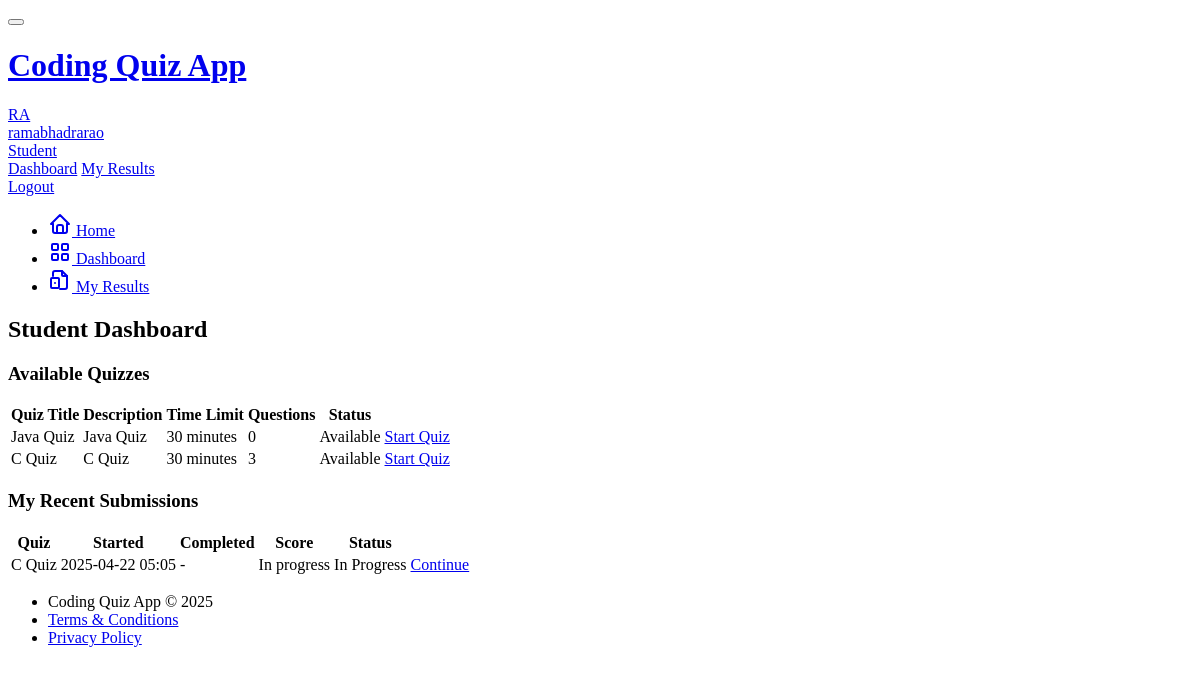
Before: /student/dashboard (signed in) with the older database file.
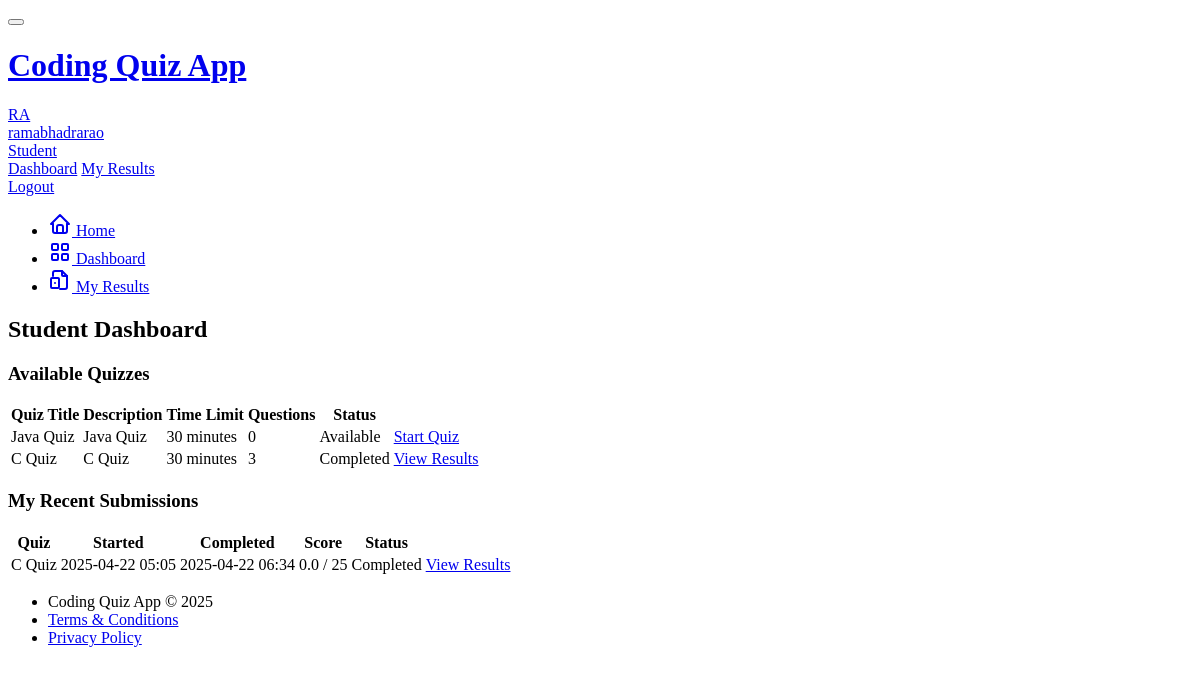
After: the same page with the newer database file.
### models.py (models this page shows, shortened)
class Quiz(db.Model):
    id = db.Column(db.Integer, primary_key=True)
    title = db.Column(db.String(100), nullable=False)
    description = db.Column(db.Text)
    is_active = db.Column(db.Boolean, default=True)
    time_limit = db.Column(db.Integer, default=30)  # minutes
    created_at = db.Column(db.DateTime, default=datetime.utcnow)
    updated_at = db.Column(db.DateTime, default=datetime.utcnow, onupdate=datetime.utcnow)
    author_id = db.Column(db.Integer, db.ForeignKey('user.id'))
    questions = db.relationship('Question', backref='quiz', lazy='dynamic', cascade='all, delete-orphan')
    submissions = db.relationship('Submission', backref='quiz', lazy='dynamic')

class Submission(db.Model):
    id = db.Column(db.Integer, primary_key=True)
    user_id = db.Column(db.Integer, db.ForeignKey('user.id'))
    quiz_id = db.Column(db.Integer, db.ForeignKey('quiz.id'))
    started_at = db.Column(db.DateTime, default=datetime.utcnow)
    completed_at = db.Column(db.DateTime)
    is_completed = db.Column(db.Boolean, default=False)
    score = db.Column(db.Float)
    total_points = db.Column(db.Integer)
    question_submissions = db.relationship('QuestionSubmission', backref='submission', lazy='dynamic', cascade='all, delete-orphan')

### app/routes/student.py (the view)
@student_bp.route('/dashboard')
@login_required
def dashboard():
    active_quizzes = Quiz.query.filter_by(is_active=True).all()
    my_submissions = Submission.query.filter_by(user_id=current_user.id).order_by(Submission.started_at.desc()).all()
    completed_quiz_ids = [s.quiz_id for s in my_submissions if s.is_completed]
    return render_template('student/dashboard.html',
                          active_quizzes=active_quizzes,
                          my_submissions=my_submissions,
                          completed_quiz_ids=completed_quiz_ids,
                          title='Student Dashboard')

### app/templates/student/dashboard.html (shortened to what the changed rows need)
{% extends "base.html" %}
{% block content %}
<div class="row row-cards">
    <div class="col-12">
        <div class="card">
            <div class="card-body">
                {% if active_quizzes %}
                <div class="table-responsive">
                    <table class="table table-vcenter card-table">
                        <thead>
                            <tr>
                                <th>Quiz Title</th>
                                <th>Description</th>
                                <th>Time Limit</th>
                                <th>Questions</th>
                                <th>Status</th>
                                <th class="w-1"></th>
                            </tr>
                        </thead>
                        <tbody>
                            {% for quiz in active_quizzes %}
                            <tr>
                                <td>{{ quiz.title }}</td>
                                <td class="text-muted">
                                    {{ quiz.description|truncate(100) if quiz.description else 'No description' }}
                                </td>
                                <td>{{ quiz.time_limit }} minutes</td>
                                <td>{{ quiz.questions.count() }}</td>
                                <td>
                                    {% if quiz.id in completed_quiz_ids %}
                                        <span class="badge bg-success">Completed</span>
                                    {% else %}
                                        <span class="badge bg-blue">Available</span>
                                    {% endif %}
                                </td>
                                <td>
                                    {% if quiz.id in completed_quiz_ids %}
                                        {% set submission = my_submissions|selectattr('quiz_id', 'equalto', quiz.id)|selectattr('is_completed', 'equalto', true)|first %}
                                        <a href="{{ url_for('student.view_submission', submission_id=submission.id) }}" class="btn btn-success btn-sm">
                                            View Results
                                        </a>
                                    {% else %}
                                    <a href="{{ url_for('student.start_quiz', quiz_id=quiz.id) }}" class="btn btn-primary btn-sm">
                                        Start Quiz
                                    </a>
                                    {% endif %}
                                </td>
                            </tr>
                            {% endfor %}
                        </tbody>
                    </table>
                </div>
                {% endif %}
            </div>
        </div>
    </div>
    <div class="col-12 mt-3">
        <div class="card">
            <div class="card-body">
                {% if my_submissions %}
                <div class="table-responsive">
                    <table class="table table-vcenter card-table">
                        <thead>
                            <tr>
                                <th>Quiz</th>
                                <th>Started</th>
                                <th>Completed</th>
                                <th>Score</th>
                                <th>Status</th>
                                <th class="w-1"></th>
                            </tr>
                        </thead>
                        <tbody>
                            {% for submission in my_submissions %}
                            <tr>
                                <td>{{ submission.quiz.title }}</td>
                                <td>{{ submission.started_at.strftime('%Y-%m-%d %H:%M') }}</td>
                                <td>
                                    {% if submission.completed_at %}
                                        {{ submission.completed_at.strftime('%Y-%m-%d %H:%M') }}
                                    {% else %}
                                        -
                                    {% endif %}
                                </td>
                                <td>
                                    {% if submission.is_completed %}
                                        {{ "%.1f"|format(submission.score) }} / {{ submission.total_points }}
                                    {% else %}
                                        In progress
                                    {% endif %}
                                </td>
                                <td>
                                    {% if submission.is_completed %}
                                        <span class="badge bg-success">Completed</span>
                                    {% else %}
                                        <span class="badge bg-yellow">In Progress</span>
                                    {% endif %}
                                </td>
                                <td>
                                    {% if submission.is_completed %}
                                        <a href="{{ url_for('student_view_submission', submission_id=submission.id) }}" class="btn btn-outline-primary btn-sm">
                                            View Results
                                        </a>
                                    {% else %}
                                        <a href="{{ url_for('take_quiz', quiz_id=submission.quiz_id, submission_id=submission.id) }}" class="btn btn-primary btn-sm">
                                            Continue
                                        </a>
                                    {% endif %}
                                </td>
                            </tr>
                            {% endfor %}
                        </tbody>
                    </table>
                </div>
                {% endif %}
            </div>
        </div>
    </div>
</div>
{% endblock %}

Changed rows visible on the page:
computed for Quiz "C Quiz": text "Available Start Quiz" → "Completed View Results"
changed Submission "C Quiz": completed_at (not shown) → "2025-04-22 06:34"; score (not shown) → "0.0"; total_points (not shown) → "25"; is_completed "In progress In Progress Continue" → "/ Completed View Results"; no longer shows "-"
